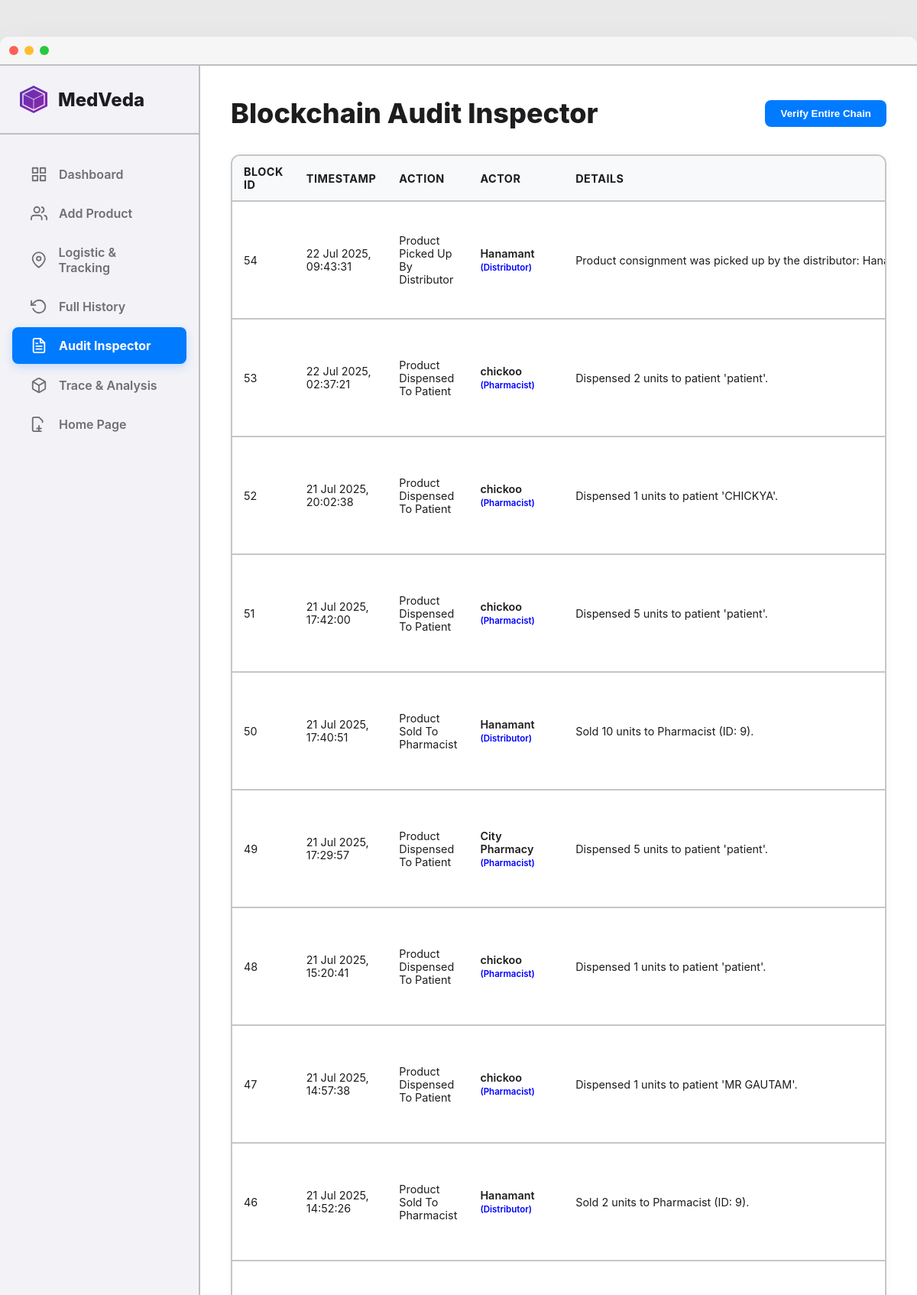
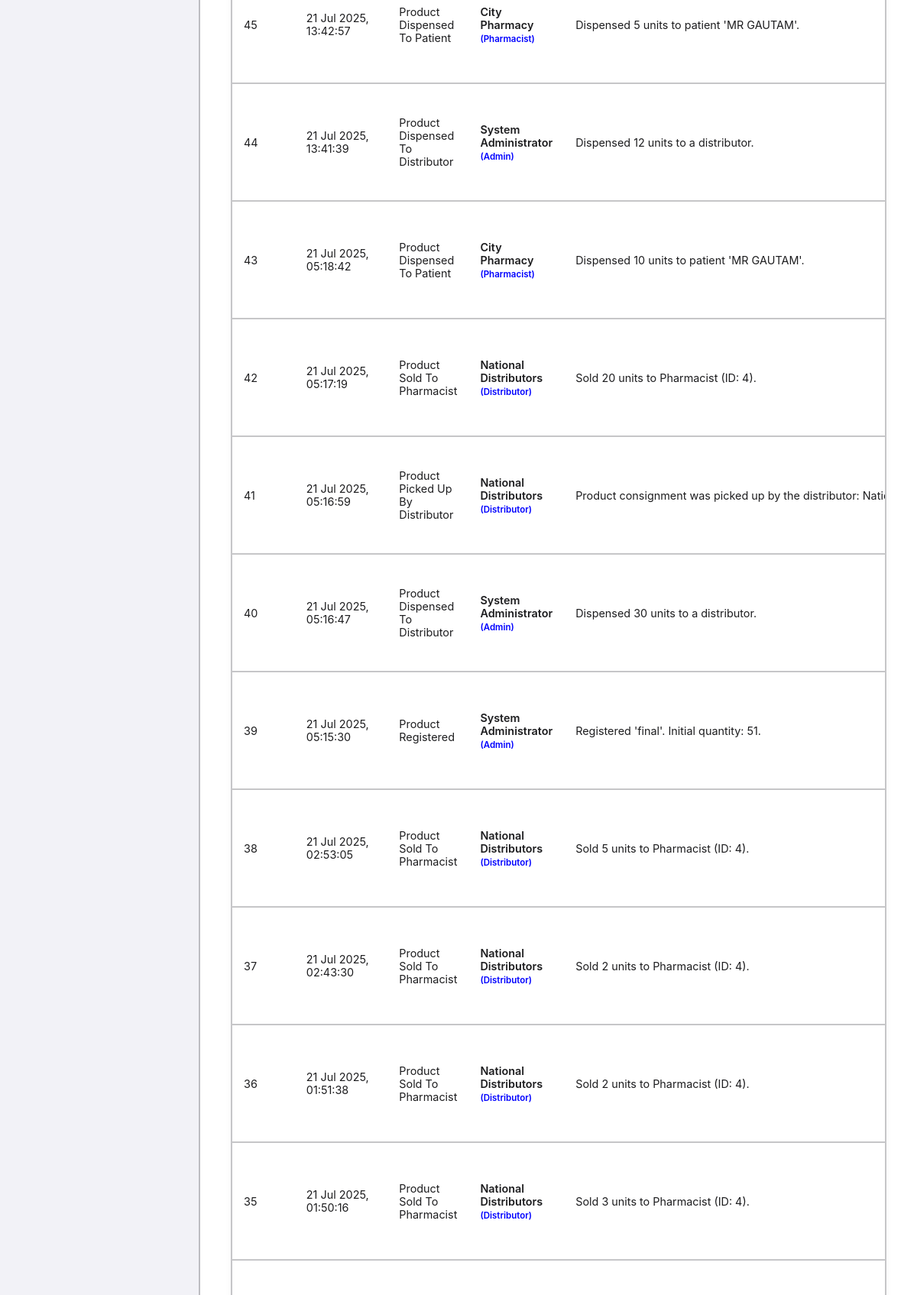
The app's page /admin/audit.php (upper part) with its own data (2 pictures, top to bottom).
### tables this page shows
CREATE TABLE `audit_trail` (
  `log_id` int(11) NOT NULL,
  `product_id` int(11) NOT NULL,
  `action` varchar(255) NOT NULL,
  `actor_id` int(11) NOT NULL,
  `log_timestamp` timestamp NOT NULL DEFAULT current_timestamp(),
  `details` text DEFAULT NULL,
  `current_hash` varchar(64) NOT NULL,
  `previous_hash` varchar(64) NOT NULL
);

CREATE TABLE `users` (
  `user_id` int(11) NOT NULL,
  `username` varchar(100) NOT NULL,
  `password_hash` varchar(255) NOT NULL,
  `role` enum('manufacturer','distributor','pharmacist','patient','admin','hospital') NOT NULL,
  `full_name` varchar(255) DEFAULT NULL,
  `email` varchar(255) DEFAULT NULL,
  `otp` varchar(10) DEFAULT NULL,
  `otp_expiry` datetime DEFAULT NULL,
  `phone` varchar(20) DEFAULT NULL,
  `is_verified` tinyint(1) DEFAULT 0,
  `created_at` timestamp NOT NULL DEFAULT current_timestamp(),
  `last_login` timestamp NULL DEFAULT NULL
);

### admin/audit.php (the view, shortened to what this page needs)
<?php
require '../api/db_connect.php';
function format_action_title($action) {
    return ucwords(str_replace('_', ' ', strtolower($action)));
}
function format_action_details($block) {
    $details = json_decode($block['details'], true);
    $actor = htmlspecialchars($block['actor_name']) ?: "System (ID: " . htmlspecialchars($block['actor_id']) . ")";
    switch ($block['action']) {
        case 'PRODUCT_REGISTERED':
            $brand_name = htmlspecialchars($details['brand_name'] ?? 'N/A');
            $quantity = htmlspecialchars($details['quantity'] ?? 'N/A');
            return "Registered '{$brand_name}'. Initial quantity: {$quantity}.";
        case 'PRODUCT_DISPENSED_TO_DISTRIBUTOR':
            $quantity = htmlspecialchars($details['dispensed_quantity'] ?? 'N/A');
            return "Dispensed {$quantity} units to a distributor.";
        case 'PRODUCT_PICKED_UP_BY_DISTRIBUTOR':
            return "Product consignment was picked up by the distributor: {$actor}.";
        case 'PRODUCT_SOLD_TO_PHARMACIST':
            $pharmacist_id = htmlspecialchars($details['sold_to_pharmacist_id'] ?? 'N/A');
            $quantity = htmlspecialchars($details['quantity'] ?? 'N/A');
            return "Sold {$quantity} units to Pharmacist (ID: {$pharmacist_id}).";
        case 'PRODUCT_DISPENSED_TO_PATIENT':
            $patient_name = htmlspecialchars($details['patient_name'] ?? 'N/A');
            $quantity = htmlspecialchars($details['quantity'] ?? 'N/A');
            return "Dispensed {$quantity} units to patient '{$patient_name}'.";
            default:
                return 'Details: ' . htmlspecialchars($block['details']);
    }
}
try {
    $stmt = $pdo->query("
        SELECT
            a.log_id,
            a.product_id,
            a.action,
            a.actor_id,
            a.log_timestamp,
            a.current_hash,
            a.previous_hash,
            a.details,
            u.full_name as actor_name,
            u.role as actor_role
        FROM audit_trail a
        LEFT JOIN users u ON a.actor_id = u.user_id
        ORDER BY a.log_id DESC
    ");
    $logs = $stmt->fetchAll(PDO::FETCH_ASSOC);
} catch (Exception $e) {
    die("Error fetching audit trail: " . $e->getMessage());
}
?>
<!DOCTYPE html>
<html lang="en">
<head>
</head>
<body>
    <div class="macos-browser-window">
        <div class="macos-title-bar">
            <div class="macos-buttons">
                <div class="dot dot-red"></div>
                <div class="dot dot-yellow"></div>
                <div class="dot dot-green"></div>
            </div>
        </div>
        <div class="dashboard-body">
            <aside class="sidebar">
                <div class="sidebar-header">
                    <img src="../assets/medchain_logo.svg" alt="MedChain Logo" class="logo-icon">
                    <h1>MedVeda</h1>
                </div>
               <nav class="sidebar-nav">
    <ul>
        <li><a href="index.html"><span>Dashboard</span></a></li>
        <li><a href="register.php"><span>Add Product</span></a></li>
        <li><a href="live_tracking.php"><svg class="icon" xmlns="http://www.w3.org/2000/svg" width="24" height="24" viewBox="0 0 24 24" fill="none" stroke="currentColor" stroke-width="2"><path d="M21 10c0 7-9 13-9 13s-9-6-9-13a9 9 0 0 1 18 0z"></path><circle cx="12" cy="10" r="3"></circle></svg><span>Logistic & Tracking</span></a></li>
        <li><a href="history.php"><svg class="icon" xmlns="http://www.w3.org/2000/svg" viewBox="0 0 24 24" fill="none" stroke="currentColor" stroke-width="2" stroke-linecap="round" stroke-linejoin="round"><path d="M1 4v6h6"/><path d="M3.51 15a9 9 0 1 0 2.13-9.36L1 10"/></svg><span>Full History</span></a></li>
        <li><a href="audit.php" class="active"><span>Audit Inspector</span></a></li>
        <li><a href="analysis.php"><span>Trace & Analysis</span></a></li>
        <li><a href="http://localhost/block/"><svg class="icon" xmlns="http://www.w3.org/2000/svg" viewBox="0 0 24 24" fill="none" stroke="currentColor" stroke-width="2" stroke-linecap="round" stroke-linejoin="round"><path d="M10 22H5a2 2 0 0 1-2-2V4a2 2 0 0 1 2-2h7l5 5v2"/><path d="M15 18H9"/><path d="M15 22H9"/><path d="M12 14v8"/></svg><span>Home Page</span></a></li>
    </ul>
</nav>
            </aside>
            <main class="main-content">
                <header class="page-header">
                    <h2>Blockchain Audit Inspector</h2>
                    <button class="btn btn-primary" id="verifyAllBtn">Verify Entire Chain</button>
                </header>
                <div class="card">
                    <div style="overflow-x:auto;">
                        <table class="audit-table">
                            <thead>
                                <tr>
                                    <th>Block ID</th>
                                    <th>Timestamp</th>
                                    <th>Action</th>
                                    <th>Actor</th>
                                    <th>Details</th>
                                </tr>
                            </thead>
                            <tbody>
                                <?php foreach ($logs as $log): ?>
                                    <tr>
                                        <td><?php echo htmlspecialchars($log['log_id']); ?></td>
                                        <td><?php echo date("d M Y, H:i:s", strtotime($log['log_timestamp'])); ?></td>
                                        <td><?php echo format_action_title($log['action']); ?></td>
                                        <td class="actor-info">
                                            <?php echo htmlspecialchars($log['actor_name'] ?: 'System'); ?><br>
                                            <span class="role">(<?php echo htmlspecialchars($log['actor_role'] ?: 'N/A'); ?>)</span>
                                        </td>
                                        <td><?php echo format_action_details($log); ?></td>
                                    </tr>
                                <?php endforeach; ?>
                            </tbody>
                        </table>
                    </div>
                </div>
            </main>
        </div>
    </div>
</body>
</html>

### admin/audit.php (style rules this page uses)
:root { --primary-color: #007AFF; --primary-hover: #0056b3; --primary-glow: rgba(0, 122, 255, 0.2); --bg-color: #e9e9e9; --window-bg: #FFFFFF; --sidebar-bg: rgba(242, 242, 247, 0.95); --text-primary: #1D1D1F; --text-secondary: #6E6E73; --border-color: rgba(60, 60, 67, 0.29); --danger-color: #FF3B30; --success-color: #34C759; }
html, body { margin: 0; padding: 0; font-family: -apple-system, BlinkMacSystemFont, "Segoe UI", Roboto, Helvetica, Arial, sans-serif, "Apple Color Emoji", "Segoe UI Emoji"; background-color: var(--bg-color); color: var(--text-primary); -webkit-font-smoothing: antialiased; -moz-osx-font-smoothing: grayscale; }
.macos-browser-window { max-width: 1600px; height: 90vh; margin: 3rem auto; border-radius: 12px; overflow: hidden; box-shadow: 0 25px 50px -12px rgba(0, 0, 0, 0.25); background-color: var(--window-bg); display: flex; flex-direction: column; }
.macos-title-bar { background-color: #f6f6f6; padding: 12px; display: flex; align-items: center; border-bottom: 2px solid var(--border-color); flex-shrink: 0; }
.macos-buttons { display: flex; gap: 8px; }
.dot { width: 12px; height: 12px; border-radius: 50%; }
.dot-red { background-color: #ff5f56; }
.dot-yellow { background-color: #ffbd2e; }
.dot-green { background-color: #27c93f; }
.dashboard-body { display: flex; flex-grow: 1; position: relative; overflow: hidden; }
.sidebar { width: 260px; background-color: var(--sidebar-bg); backdrop-filter: blur(20px); -webkit-backdrop-filter: blur(20px); border-right: 2px solid var(--border-color); flex-shrink: 0; z-index: 1000; height: 100%; display: flex; flex-direction: column; }
.sidebar-header { padding: 1.5rem; display: flex; align-items: center; gap: 12px; border-bottom: 2px solid var(--border-color); flex-shrink: 0; }
.sidebar-header .logo-icon { width: 40px; height: 40px; }
.sidebar-header h1 { font-size: 1.5rem; margin: 0; font-weight: 800; }
.sidebar-nav { list-style: none; padding: 1.5rem 0; margin: 0; flex-grow: 1; overflow-y: auto; }
.sidebar-nav ul { list-style: none; padding: 0; margin: 0; }
.sidebar-nav a { display: flex; align-items: center; gap: 15px; padding: 0.8rem 1.5rem; margin: 0.25rem 1rem; color: var(--text-secondary); text-decoration: none; font-weight: 600; border-radius: 8px; transition: all 0.2s ease; }
.sidebar-nav a.active { background: var(--primary-color); color: #FFFFFF; font-weight: 700; box-shadow: 0 4px 12px var(--primary-glow); }
.sidebar-nav a .icon { width: 22px; height: 22px; }
.main-content { flex-grow: 1; padding: 2.5rem; box-sizing: border-box; height: 100%; overflow-y: auto; }
.page-header { display: flex; justify-content: space-between; align-items: center; margin-bottom: 2rem; }
.page-header h2 { font-size: 2.25rem; font-weight: 800; margin: 0; color: var(--text-primary); }
.btn { padding: 10px 20px; border-radius: 8px; font-weight: 700; border: none; cursor: pointer; transition: all 0.2s ease; display: inline-flex; align-items: center; gap: 8px; }
.btn-primary { background-color: var(--primary-color); color: white; }
.card { background-color: var(--window-bg); border-radius: 12px; border: 2px solid var(--border-color); box-shadow: 0 2px 8px rgba(0,0,0,0.05); overflow: hidden; }
.audit-table { width: 100%; border-collapse: collapse; }
.audit-table th, .audit-table td { padding: 12px 15px; text-align: left; border-bottom: 2px solid var(--border-color); font-size: 0.9rem; }
.audit-table th { font-weight: 700; background-color: #f8f9fa; text-transform: uppercase; letter-spacing: 0.5px; }
.actor-info { font-weight: 600; }
.actor-info .role { font-size: 0.8em; color: blue; text-transform: capitalize; font-weight: 600; }

### records on screen
audit_trail: log_id "54", log_timestamp "22 Jul 2025, 09:43:31", action "Product Picked Up By Distributor", users.full_name "Hanamant", users.role "Distributor", users.full_name "Product consignment was picked up by the distributor:…"
audit_trail: log_id "53", log_timestamp "22 Jul 2025, 02:37:21", action "Product Dispensed To Patient", users.full_name "chickoo", users.role "Pharmacist", details "Dispensed 2 units to patient 'patient'."
audit_trail: log_id "52", log_timestamp "21 Jul 2025, 20:02:38", action "Product Dispensed To Patient", users.full_name "chickoo", users.role "Pharmacist", details "Dispensed 1 units to patient 'CHICKYA'."
audit_trail: log_id "51", log_timestamp "21 Jul 2025, 17:42:00", action "Product Dispensed To Patient", users.full_name "chickoo", users.role "Pharmacist", details "Dispensed 5 units to patient 'patient'."
audit_trail: log_id "50", log_timestamp "21 Jul 2025, 17:40:51", action "Product Sold To Pharmacist", users.full_name "Hanamant", users.role "Distributor", details "Sold 10 units to Pharmacist (ID: 9)."
audit_trail: log_id "49", log_timestamp "21 Jul 2025, 17:29:57", action "Product Dispensed To Patient", users.full_name "City Pharmacy", users.role "Pharmacist", details "Dispensed 5 units to patient 'patient'."
audit_trail: log_id "48", log_timestamp "21 Jul 2025, 15:20:41", action "Product Dispensed To Patient", users.full_name "chickoo", users.role "Pharmacist", details "Dispensed 1 units to patient 'patient'."
audit_trail: log_id "47", log_timestamp "21 Jul 2025, 14:57:38", action "Product Dispensed To Patient", users.full_name "chickoo", users.role "Pharmacist", details "Dispensed 1 units to patient 'MR GAUTAM'."
audit_trail: log_id "46", log_timestamp "21 Jul 2025, 14:52:26", action "Product Sold To Pharmacist", users.full_name "Hanamant", users.role "Distributor", details "Sold 2 units to Pharmacist (ID: 9)."
audit_trail: log_id "45", log_timestamp "21 Jul 2025, 13:42:57", action "Product Dispensed To Patient", users.full_name "City Pharmacy", users.role "Pharmacist", details "Dispensed 5 units to patient 'MR GAUTAM'."
audit_trail: log_id "44", log_timestamp "21 Jul 2025, 13:41:39", action "Product Dispensed To Distributor", users.full_name "System Administrator", users.role "Admin", details "Dispensed 12 units to a distributor."
audit_trail: log_id "43", log_timestamp "21 Jul 2025, 05:18:42", action "Product Dispensed To Patient", users.full_name "City Pharmacy", users.role "Pharmacist", details "Dispensed 10 units to patient 'MR GAUTAM'."
audit_trail: log_id "42", log_timestamp "21 Jul 2025, 05:17:19", action "Product Sold To Pharmacist", users.full_name "National Distributors", users.role "Distributor", details "Sold 20 units to Pharmacist (ID: 4)."
audit_trail: log_id "41", log_timestamp "21 Jul 2025, 05:16:59", action "Product Picked Up By Distributor", users.full_name "National Distributors", users.role "Distributor", users.full_name "Product consignment was picked up by the distributor:…"
audit_trail: log_id "40", log_timestamp "21 Jul 2025, 05:16:47", action "Product Dispensed To Distributor", users.full_name "System Administrator", users.role "Admin", details "Dispensed 30 units to a distributor."
audit_trail: log_id "39", log_timestamp "21 Jul 2025, 05:15:30", action "Product Registered", users.full_name "System Administrator", users.role "Admin", details "Registered 'final'. Initial quantity: 51."
audit_trail: log_id "38", log_timestamp "21 Jul 2025, 02:53:05", action "Product Sold To Pharmacist", users.full_name "National Distributors", users.role "Distributor", details "Sold 5 units to Pharmacist (ID: 4)."
audit_trail: log_id "37", log_timestamp "21 Jul 2025, 02:43:30", action "Product Sold To Pharmacist", users.full_name "National Distributors", users.role "Distributor", details "Sold 2 units to Pharmacist (ID: 4)."
audit_trail: log_id "36", log_timestamp "21 Jul 2025, 01:51:38", action "Product Sold To Pharmacist", users.full_name "National Distributors", users.role "Distributor", details "Sold 2 units to Pharmacist (ID: 4)."
audit_trail: log_id "35", log_timestamp "21 Jul 2025, 01:50:16", action "Product Sold To Pharmacist", users.full_name "National Distributors", users.role "Distributor", details "Sold 3 units to Pharmacist (ID: 4)."
